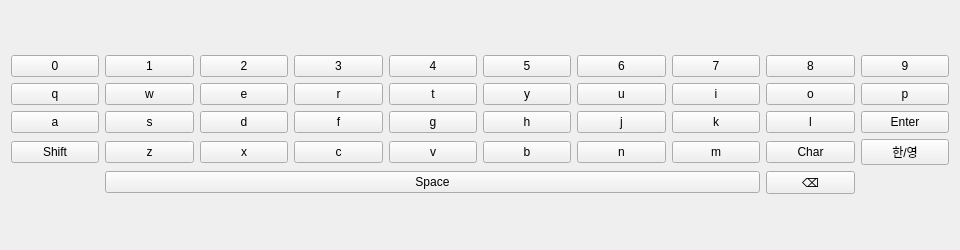
<?xml version="1.0" encoding="UTF-8"?>
<ui version="4.0">
 <class>Keyboard</class>
 <widget class="QWidget" name="Keyboard">
  <property name="geometry">
   <rect>
    <x>0</x>
    <y>0</y>
    <width>960</width>
    <height>250</height>
   </rect>
  </property>
  <layout class="QVBoxLayout" name="verticalLayout">
   <item>
    <layout class="QGridLayout" name="gridLayout">
     <item row="3" column="6">
      <widget class="QPushButton" name="Buttonn">
       <property name="text">
        <string>n</string>
       </property>
      </widget>
     </item>
     <item row="2" column="7">
      <widget class="QPushButton" name="Buttonk">
       <property name="text">
        <string>k</string>
       </property>
      </widget>
     </item>
     <item row="3" column="7">
      <widget class="QPushButton" name="Buttonm">
       <property name="text">
        <string>m</string>
       </property>
      </widget>
     </item>
     <item row="0" column="8">
      <widget class="QPushButton" name="Button8">
       <property name="text">
        <string>8</string>
       </property>
      </widget>
     </item>
     <item row="2" column="2">
      <widget class="QPushButton" name="Buttond">
       <property name="text">
        <string>d</string>
       </property>
      </widget>
     </item>
     <item row="0" column="0">
      <widget class="QPushButton" name="Button0">
       <property name="text">
        <string>0</string>
       </property>
      </widget>
     </item>
     <item row="0" column="5">
      <widget class="QPushButton" name="Button5">
       <property name="text">
        <string>5</string>
       </property>
      </widget>
     </item>
     <item row="1" column="4">
      <widget class="QPushButton" name="Buttont">
       <property name="text">
        <string>t</string>
       </property>
      </widget>
     </item>
     <item row="0" column="3">
      <widget class="QPushButton" name="Button3">
       <property name="text">
        <string>3</string>
       </property>
      </widget>
     </item>
     <item row="2" column="0">
      <widget class="QPushButton" name="Buttona">
       <property name="text">
        <string>a</string>
       </property>
      </widget>
     </item>
     <item row="0" column="4">
      <widget class="QPushButton" name="Button4">
       <property name="text">
        <string>4</string>
       </property>
      </widget>
     </item>
     <item row="1" column="1">
      <widget class="QPushButton" name="Buttonw">
       <property name="text">
        <string>w</string>
       </property>
      </widget>
     </item>
     <item row="0" column="2">
      <widget class="QPushButton" name="Button2">
       <property name="text">
        <string>2</string>
       </property>
      </widget>
     </item>
     <item row="0" column="6">
      <widget class="QPushButton" name="Button6">
       <property name="text">
        <string>6</string>
       </property>
      </widget>
     </item>
     <item row="0" column="9">
      <widget class="QPushButton" name="Button9">
       <property name="text">
        <string>9</string>
       </property>
      </widget>
     </item>
     <item row="1" column="2">
      <widget class="QPushButton" name="Buttone">
       <property name="text">
        <string>e</string>
       </property>
      </widget>
     </item>
     <item row="2" column="4">
      <widget class="QPushButton" name="Buttong">
       <property name="text">
        <string>g</string>
       </property>
      </widget>
     </item>
     <item row="2" column="5">
      <widget class="QPushButton" name="Buttonh">
       <property name="text">
        <string>h</string>
       </property>
      </widget>
     </item>
     <item row="3" column="0">
      <widget class="QPushButton" name="shift">
       <property name="text">
        <string>Shift</string>
       </property>
      </widget>
     </item>
     <item row="2" column="3">
      <widget class="QPushButton" name="Buttonf">
       <property name="text">
        <string>f</string>
       </property>
      </widget>
     </item>
     <item row="1" column="5">
      <widget class="QPushButton" name="Buttony">
       <property name="text">
        <string>y</string>
       </property>
      </widget>
     </item>
     <item row="2" column="8">
      <widget class="QPushButton" name="Buttonl">
       <property name="text">
        <string>l</string>
       </property>
      </widget>
     </item>
     <item row="1" column="7">
      <widget class="QPushButton" name="Buttoni">
       <property name="text">
        <string>i</string>
       </property>
      </widget>
     </item>
     <item row="1" column="6">
      <widget class="QPushButton" name="Buttonu">
       <property name="text">
        <string>u</string>
       </property>
      </widget>
     </item>
     <item row="1" column="8">
      <widget class="QPushButton" name="Buttono">
       <property name="text">
        <string>o</string>
       </property>
      </widget>
     </item>
     <item row="1" column="9">
      <widget class="QPushButton" name="Buttonp">
       <property name="text">
        <string>p</string>
       </property>
      </widget>
     </item>
     <item row="2" column="6">
      <widget class="QPushButton" name="Buttonj">
       <property name="text">
        <string>j</string>
       </property>
      </widget>
     </item>
     <item row="3" column="4">
      <widget class="QPushButton" name="Buttonv">
       <property name="text">
        <string>v</string>
       </property>
      </widget>
     </item>
     <item row="3" column="3">
      <widget class="QPushButton" name="Buttonc">
       <property name="text">
        <string>c</string>
       </property>
      </widget>
     </item>
     <item row="3" column="8">
      <widget class="QPushButton" name="char_2">
       <property name="text">
        <string>Char</string>
       </property>
       <property name="checkable">
        <bool>true</bool>
       </property>
      </widget>
     </item>
     <item row="0" column="1">
      <widget class="QPushButton" name="Button1">
       <property name="text">
        <string>1</string>
       </property>
      </widget>
     </item>
     <item row="3" column="2">
      <widget class="QPushButton" name="Buttonx">
       <property name="text">
        <string>x</string>
       </property>
      </widget>
     </item>
     <item row="3" column="5">
      <widget class="QPushButton" name="Buttonb">
       <property name="text">
        <string>b</string>
       </property>
      </widget>
     </item>
     <item row="0" column="7">
      <widget class="QPushButton" name="Button7">
       <property name="text">
        <string>7</string>
       </property>
      </widget>
     </item>
     <item row="5" column="1" colspan="7">
      <widget class="QPushButton" name="space">
       <property name="text">
        <string>Space</string>
       </property>
      </widget>
     </item>
     <item row="1" column="0">
      <widget class="QPushButton" name="Buttonq">
       <property name="text">
        <string>q</string>
       </property>
      </widget>
     </item>
     <item row="2" column="1">
      <widget class="QPushButton" name="Buttons">
       <property name="text">
        <string>s</string>
       </property>
      </widget>
     </item>
     <item row="1" column="3">
      <widget class="QPushButton" name="Buttonr">
       <property name="text">
        <string>r</string>
       </property>
      </widget>
     </item>
     <item row="3" column="1">
      <widget class="QPushButton" name="Buttonz">
       <property name="text">
        <string>z</string>
       </property>
      </widget>
     </item>
     <item row="2" column="9">
      <widget class="QPushButton" name="enterButton">
       <property name="text">
        <string>Enter</string>
       </property>
      </widget>
     </item>
     <item row="3" column="9">
      <widget class="QPushButton" name="char_hangul">
       <property name="text">
        <string>한/영</string>
       </property>
       <property name="checkable">
        <bool>true</bool>
       </property>
      </widget>
     </item>
     <item row="5" column="8">
      <widget class="QPushButton" name="backspaceButton">
       <property name="text">
        <string>⌫</string>
       </property>
      </widget>
     </item>
    </layout>
   </item>
  </layout>
 </widget>
 <resources/>
 <connections/>
</ui>
